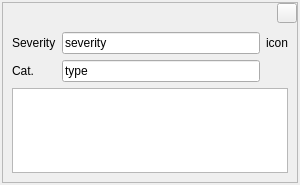
<?xml version="1.0" encoding="UTF-8"?>
<ui version="4.0">
 <class>InfoWindow</class>
 <widget class="QWizardPage" name="InfoWindow">
  <property name="geometry">
   <rect>
    <x>0</x>
    <y>0</y>
    <width>300</width>
    <height>185</height>
   </rect>
  </property>
  <property name="windowTitle">
   <string>WizardPage</string>
  </property>
  <property name="styleSheet">
   <string notr="true"/>
  </property>
  <property name="title">
   <string>Information</string>
  </property>
  <layout class="QVBoxLayout" name="vl_InfoWindow">
   <property name="spacing">
    <number>2</number>
   </property>
   <property name="leftMargin">
    <number>2</number>
   </property>
   <property name="topMargin">
    <number>2</number>
   </property>
   <property name="rightMargin">
    <number>2</number>
   </property>
   <property name="bottomMargin">
    <number>2</number>
   </property>
   <item>
    <widget class="QFrame" name="fr_InfoWindow">
     <property name="frameShape">
      <enum>QFrame::StyledPanel</enum>
     </property>
     <property name="frameShadow">
      <enum>QFrame::Raised</enum>
     </property>
     <layout class="QVBoxLayout" name="vl_layoutInfoFrame">
      <property name="spacing">
       <number>0</number>
      </property>
      <property name="leftMargin">
       <number>0</number>
      </property>
      <property name="topMargin">
       <number>0</number>
      </property>
      <property name="rightMargin">
       <number>0</number>
      </property>
      <property name="bottomMargin">
       <number>0</number>
      </property>
      <item alignment="Qt::AlignRight">
       <widget class="QPushButton" name="pb_Close">
        <property name="sizePolicy">
         <sizepolicy hsizetype="Fixed" vsizetype="Fixed">
          <horstretch>0</horstretch>
          <verstretch>0</verstretch>
         </sizepolicy>
        </property>
        <property name="maximumSize">
         <size>
          <width>20</width>
          <height>20</height>
         </size>
        </property>
        <property name="text">
         <string/>
        </property>
        <property name="icon">
         <iconset resource="../../blackmisc/blackmisc.qrc">
          <normaloff>:/diagona/icons/diagona/icons/cross-button.png</normaloff>:/diagona/icons/diagona/icons/cross-button.png</iconset>
        </property>
       </widget>
      </item>
      <item>
       <widget class="QStackedWidget" name="sw_DifferentModes">
        <property name="currentIndex">
         <number>2</number>
        </property>
        <widget class="QWidget" name="pg_StringMessage">
         <layout class="QVBoxLayout" name="verticalLayout">
          <item>
           <widget class="QTextEdit" name="te_StringMessage">
            <property name="readOnly">
             <bool>true</bool>
            </property>
           </widget>
          </item>
         </layout>
        </widget>
        <widget class="QWidget" name="pg_TextMessage">
         <layout class="QVBoxLayout" name="verticalLayout_2">
          <item>
           <layout class="QGridLayout" name="gl_TextMessage">
            <item row="0" column="2">
             <widget class="QLabel" name="lbl_TmTo">
              <property name="text">
               <string>To</string>
              </property>
             </widget>
            </item>
            <item row="1" column="0">
             <widget class="QLabel" name="label">
              <property name="text">
               <string>Received</string>
              </property>
             </widget>
            </item>
            <item row="1" column="1">
             <widget class="QLineEdit" name="le_TmReceived"/>
            </item>
            <item row="0" column="0">
             <widget class="QLabel" name="lbl_TmFrom">
              <property name="text">
               <string>From</string>
              </property>
             </widget>
            </item>
            <item row="0" column="3">
             <widget class="QLineEdit" name="le_TmTo">
              <property name="readOnly">
               <bool>true</bool>
              </property>
             </widget>
            </item>
            <item row="0" column="1">
             <widget class="QLineEdit" name="le_TmFrom">
              <property name="readOnly">
               <bool>true</bool>
              </property>
             </widget>
            </item>
            <item row="2" column="1" colspan="3">
             <widget class="QTextEdit" name="te_TmText"/>
            </item>
           </layout>
          </item>
         </layout>
        </widget>
        <widget class="QWidget" name="pg_StatusMessage">
         <layout class="QVBoxLayout" name="verticalLayout_3">
          <item>
           <layout class="QGridLayout" name="gl_StatusMessage">
            <item row="2" column="0">
             <widget class="QLabel" name="lbl_SmCategories">
              <property name="toolTip">
               <string>Categories</string>
              </property>
              <property name="text">
               <string>Cat.</string>
              </property>
             </widget>
            </item>
            <item row="1" column="1">
             <widget class="QLineEdit" name="le_SmSeverity">
              <property name="text">
               <string>severity</string>
              </property>
              <property name="readOnly">
               <bool>true</bool>
              </property>
             </widget>
            </item>
            <item row="2" column="1">
             <widget class="QLineEdit" name="le_SmCategories">
              <property name="text">
               <string>type</string>
              </property>
              <property name="readOnly">
               <bool>true</bool>
              </property>
             </widget>
            </item>
            <item row="3" column="0" colspan="3">
             <widget class="QTextEdit" name="te_SmStatusMessage">
              <property name="readOnly">
               <bool>true</bool>
              </property>
             </widget>
            </item>
            <item row="1" column="0">
             <widget class="QLabel" name="lbl_SmSeverity">
              <property name="text">
               <string>Severity</string>
              </property>
             </widget>
            </item>
            <item row="1" column="2">
             <widget class="QLabel" name="lbl_SmSeverityIcon">
              <property name="text">
               <string>icon</string>
              </property>
             </widget>
            </item>
           </layout>
          </item>
         </layout>
        </widget>
       </widget>
      </item>
     </layout>
    </widget>
   </item>
  </layout>
 </widget>
 <resources>
  <include location="../../blackmisc/blackmisc.qrc"/>
 </resources>
 <connections/>
</ui>
